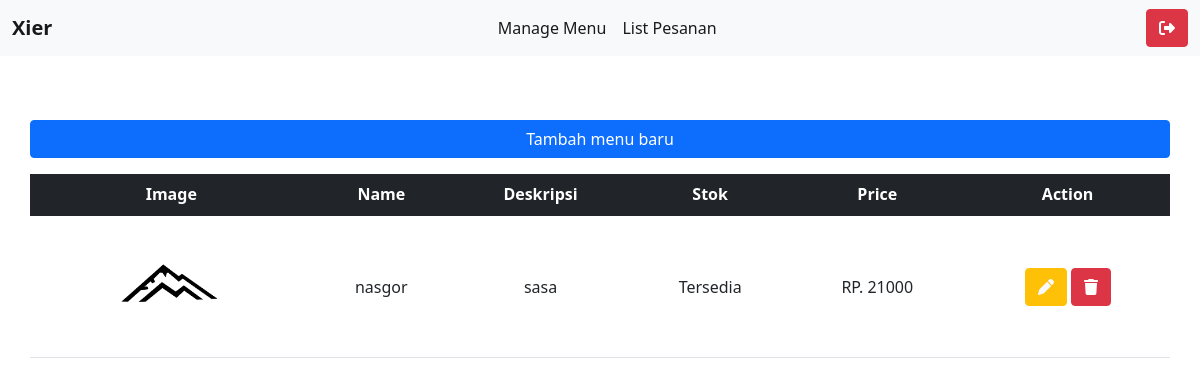
Page /kantin/ (signed in) on the committed database.
### kantin/models.py (models this page shows, shortened)
class Menu(models.Model):
    stocks = (
        (TERSEDIA, 'Tersedia'),
        (TIDAK_TERSEDIA, 'Tidak Tersedia'),
    )
    name = models.CharField(max_length=100)
    price = models.IntegerField()
    image = models.ImageField(upload_to="upload/menu/")
    desc = models.CharField(max_length=100)
    stok = models.CharField(max_length=100, choices=stocks, default=TERSEDIA)
    author = models.ForeignKey(User, on_delete=models.CASCADE)

### kantin/views.py (the view)
# urls.py: path('', views.manageMenu, name="managemenu"),
@login_required
def manageMenu(request):
    if request.user.role != "Kantin":
        return HttpResponse("Anda Bukan User Kantin")
    context = {
        'menu': Menu.objects.filter(author_id=request.user)
    }
    return render(request, 'manageMenu.html', context)

### templates/manageMenu.html (shortened to what this page needs)
{% extends 'base.html' %}
{% block content %}
<nav class="navbar shadow navbar-expand-lg navbar-light bg-light shadow-none sticky-top">
  <div class="container-fluid">
    <a class="navbar-brand fw-bold" href="#">Xier</a>
    <div class="collapse navbar-collapse" id="navbarSupportedContent">
      <ul class="navbar-nav mx-auto mb-2 mb-lg-0">
        <li class="nav-item">
          <a class="nav-link active" aria-current="page" href="#">Manage Menu</a>
        </li>
        <li class="nav-item">
          <a class="nav-link active" aria-current="page" href="#">List Pesanan</a>
        </li>
      </ul>
      {% if user.is_authenticated %}
      <a class="btn btn-danger shadow-none" href="{% url 'logout' %}" role="button"><i class="fa-solid fa-right-from-bracket"></i></a>
      {% endif %}
    </div>
  </div>
</nav>
<div class="d-grid gap-2 mt-5 mx-auto" style="width: 95%;">
  <button type="button" class="btn btn-primary mt-3 mb-3" data-bs-toggle="modal" data-bs-target="#exampleModalMenuBaru">
  Tambah menu baru
</button>
</div>
    <table class="table mx-auto" style="width: 95%;">
  <thead class="table-dark">
    <tr>
      <th scope="col" class="text-center">Image</th>
      <th scope="col" class="text-center">Name</th>
      <th scope="col" class="text-center">Deskripsi</th>
      <th scope="col" class="text-center">Stok</th>
      <th scope="col" class="text-center">Price</th>
      <th scope="col" class="text-center">Action</th>
    </tr>
  </thead>
  <tbody>
      {% for m in menu %}
    <tr>
      <td  class="text-center align-middle"><img src="{{m.image.url}}" width="125rem" height="125rem"></td>
      <td  class="text-center align-middle">{{m.name}}</td>
      <td  class="text-center align-middle">{{m.desc}}</td>
      <td  class="text-center align-middle">{{m.stok}}</td>
      <td  class="text-center align-middle">RP. {{m.price}}</td>
      <td  class="text-center align-middle">
          <button type="button" class="btn btn-warning" data-bs-toggle="modal" data-bs-target="#exampleModalUpdate-{{m.id}}"><i class="fa-solid fa-pen shadow-none link-light"></i></button>
          <button type="button" class="btn btn-danger" data-bs-toggle="modal" data-bs-target="#exampleModalDelete-{{m.id}}"><i class="fa-solid fa-trash shadow-none"></i></button>
      </td>
      {% endfor %}
    </tr>
  </tbody>
</table>
{% endblock content %}

### rows in the picture
Menu: image (picture), name "nasgor", desc "sasa", stok "Tersedia", price "21000"
